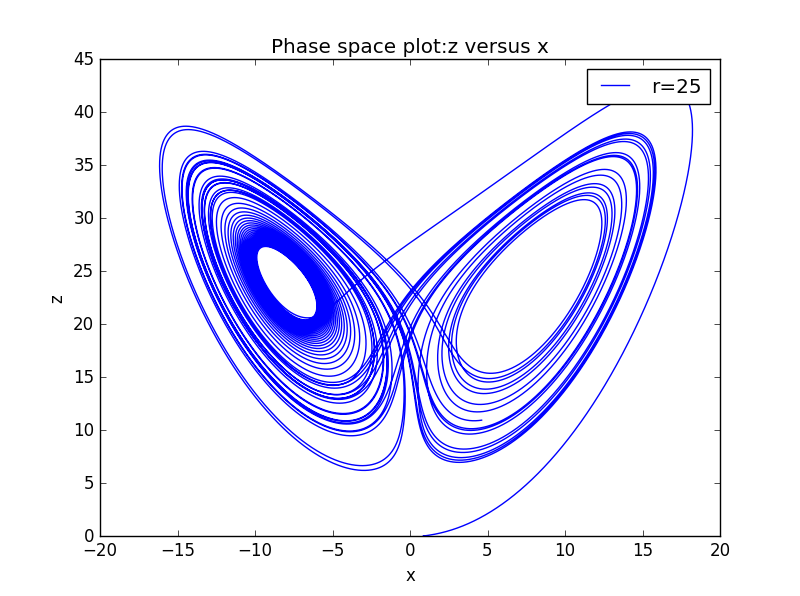

Write Python code to recreate this figure.
import matplotlib.pyplot as pl

class lorenz_model():
    def __init__(self,_x0=0,_y0=0,_z0=0,_r=0,_dt=0,_time=0):
        self.x0=_x0
        self.y0=_y0
        self.z0=_z0
        self.dt=_dt
        self.time=_time
        self.r=_r
        
    def calculate(self):
        sigma=10
        b=float(8.0/3)
        self.x=[]
        self.y=[]
        self.z=[]
        self.t=[]
        self.x.append(self.x0)
        self.y.append(self.y0)
        self.z.append(self.z0)
        self.t.append(0)
        nsteps=int(self.time/self.dt)
        for i in range(1,nsteps):
            self.x.append(self.x[i-1]+sigma*(self.y[i-1]-self.x[i-1])*self.dt)
            self.y.append(self.y[i-1]-(self.x[i-1]*self.z[i-1]-self.r*self.x[i-1]+self.y[i-1])*self.dt)
            self.z.append(self.z[i-1]+(self.x[i-1]*self.y[i-1]-b*self.z[i-1])*self.dt)
            self.t.append(self.t[i-1]+self.dt)
        
        return 0
    def calculate_1(self):
        self.a=[]
        self.c=[]
        nsteps=int(self.time/self.dt)     
        for i in range(300000,nsteps):
            if abs(self.x[i])<0.001:
                self.a.append(self.y[i])
                self.c.append(self.z[i])
        return 0        
    def calculate_2(self):
        self.e=[]
        self.f=[]
        nsteps=int(self.time/self.dt)
        for i in range (300000,nsteps):        
                if abs(self.y[i])<0.001:
                    self.e.append(self.x[i])
                    self.f.append(self.z[i])
        return 0
    def plot_time(self,color):
        pl.plot(self.t,self.x,color,label="r=%r"%(self.r))
        pl.title("Lorenz model z versus time")
        pl.xlabel("Time(s)")
        pl.ylabel("z")
    def plot_phase1(self):
        pl.plot(self.x,self.z,label="r=%r"%(self.r))
        pl.title("Phase space plot:z versus x")
        pl.xlabel("x")
        pl.ylabel("z")
    def plot_phase2(self):
        pl.plot(self.y,self.z,label="r=%r"%(self.r))
        pl.title("Phase space plot:z versus y")
        pl.xlabel("y")
        pl.ylabel("z")
    def plot_1(self):
        pl.scatter(self.a,self.c,s=1,label="r=%r"%(self.r))
        pl.title("Phase space plot:z versus y whenx=0")
        pl.xlabel("y")
        pl.ylabel("z")
    def plot_2(self):
        pl.scatter(self.e,self.f,s=1,label="r=%r"%(self.r))
        pl.title("Phase space plot:z versus x wheny=0")
        pl.xlabel("x")
        pl.ylabel("z")
    


A= lorenz_model(1,0,0,5,0.0001,50)
A.calculate()
A.plot_time("blue")
A= lorenz_model(1,0,0,10,0.0001,50)
A.calculate()
A.plot_time("red")
A= lorenz_model(1,0,0,25,0.0001,50)
A.calculate()
A.plot_time("black")
pl.legend()
pl.show()
   

#A= lorenz_model(1,0,0,5,0.0001,50)
#A.calculate()
#A.plot_phase1()
#pl.legend()
#pl.show()
#A= lorenz_model(1,0,0,10,0.0001,50)
#A.calculate()
#A.plot_phase1()
#pl.legend()
#pl.show()
A= lorenz_model(1,0,0,25,0.0001,50)
A.calculate()
A.plot_phase1()
pl.legend()
pl.show()

A= lorenz_model(0,1,0,25,0.0001,50)
A.calculate()
A.plot_phase2()
pl.legend()
pl.show()

A= lorenz_model(1,0,0,25,0.0001,200)
A.calculate()
A.calculate_1()
A.plot_1()
pl.legend()
pl.show()
A.calculate_2()
A.plot_2()
pl.legend()
pl.show()



            
            
